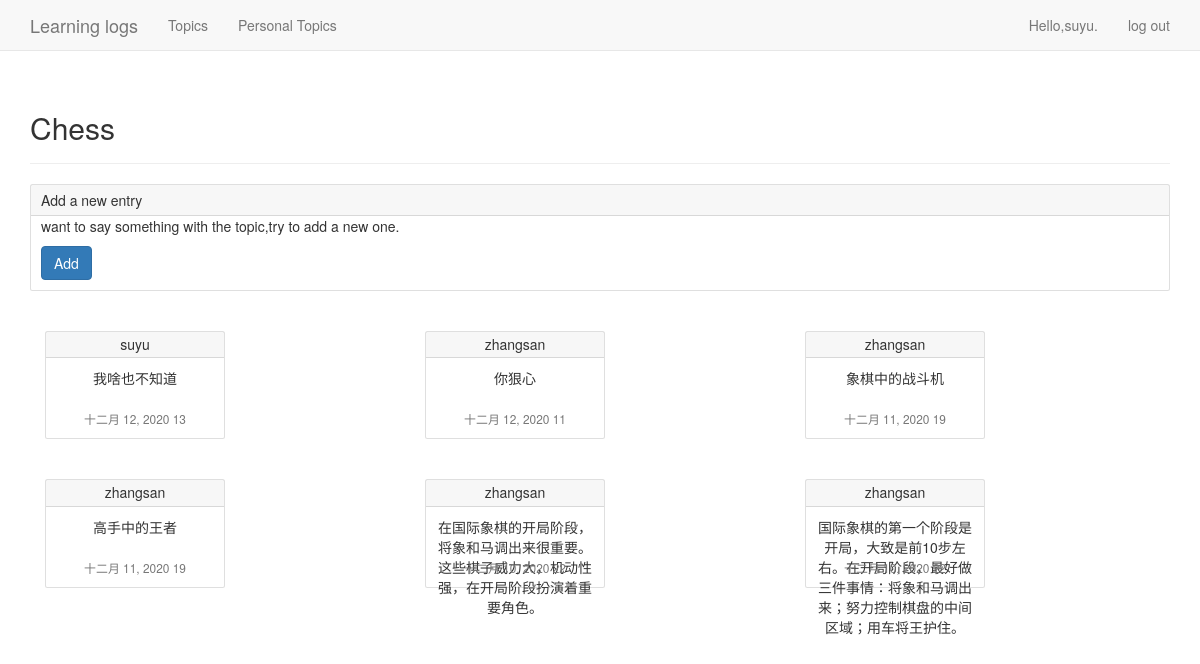
Page /topics/1/ (signed in) on the earlier database version.
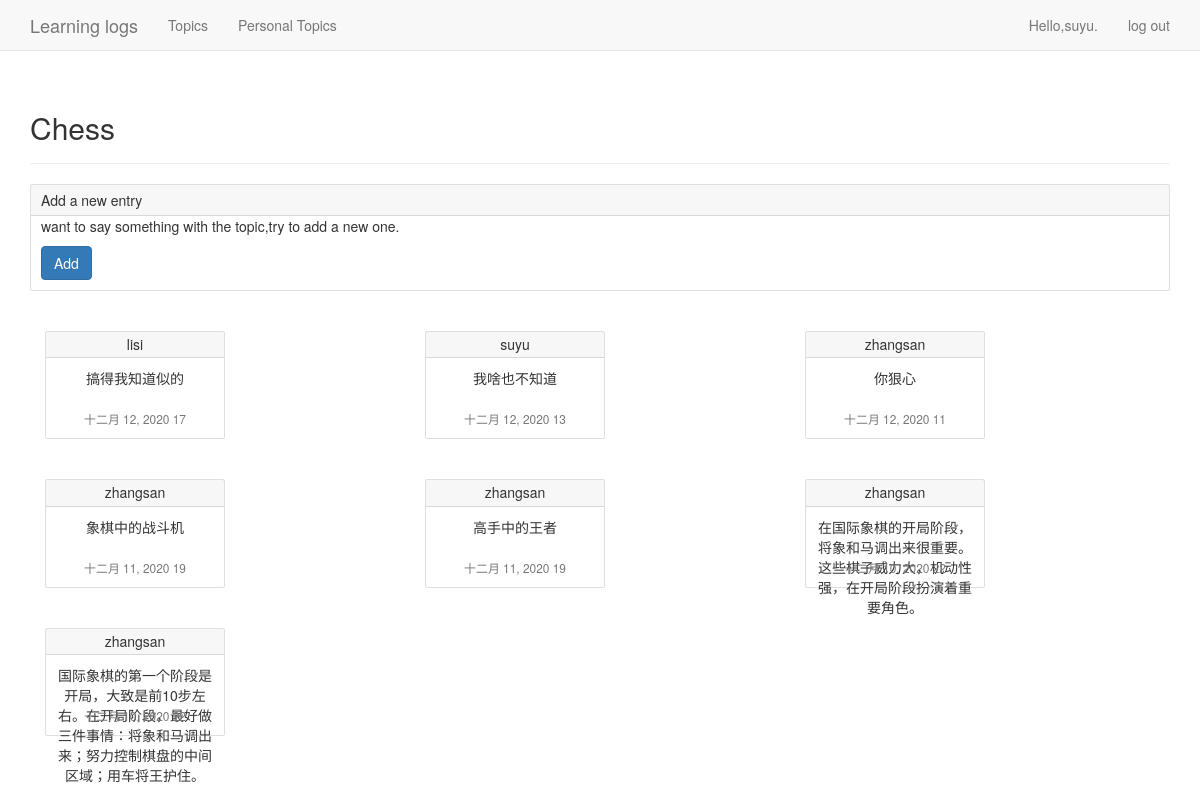
Same page on the later database version.
### learning_logs/models.py (models this page shows, shortened)
class Entry(models.Model):
    topic = models.ForeignKey(Topic, on_delete=models.CASCADE)
    text = models.TextField()
    date_added = models.DateTimeField(auto_now_add=True)
    owner = models.ForeignKey(User,on_delete=models.CASCADE)
    class Mete:
        verbose_name_plural = 'entries'

### learning_logs/views.py (the view)
# urls.py: path('topics/<int:id>/', views.topic, name='topic'),
@login_required
def topic(request, id):
    topic = Topic.objects.get(id=id)
    check_topic_public(request,topic)
    entries = topic.entry_set.order_by('-date_added')
    context = {'topic': topic, 'entries': entries}
    return render(request, 'learning_logs/topic.html', context)

### learning_logs/check.py (called while the page is built)
def check_topic_public(request,topic):
    if not topic.public and request.user!=topic.owner:
        raise Http404

### learning_logs/models.py (called while the page is built)
    def __str__(self):
        return self.text

### templates/learning_logs/topic.html (shortened to what this page needs)
<!DOCTYPE html>
<html lang="en">
<head>
</head>
<body>
    {% extends 'learning_logs/base.html' %}
    {% block header %}
        <h2>{{ topic }}</h2>
    {% endblock header %}
    {% block content %}
        <div class="card">
          <div class="card-header">
            Add a new entry
          </div>
          <div class="card-body">
            <p class="card-text">want to say something with the topic,try to add a new one.</p>
             <a href="{% url 'learning_logs:new_entry' topic.id %}" class="btn btn-primary">Add</a>
          </div>
        </div>
        {% for entry in entries %}
               <div class="col-sm-4">
                <div class="card" style="width: 18rem;"  >
                    <h5 class="card-header">{{ entry.owner }}
                    </h5>
                  <div class="card-body">
                    <p class="little-card-text">{{ entry.text }}</p>
                     <div class="card-footer">
                      <small class="text-muted">{{ entry.date_added|date:'M d, Y H' }}</small>
                    </div>
                  </div>
                </div>
               </div>
        {% empty %}
                There are no entries for this topic.
        {% endfor %}
    {% endblock content %}

Differences in the rows shown:
added Entry: owner "lisi", text "搞得我知道似的", date_added "十二月 12, 2020 17"
